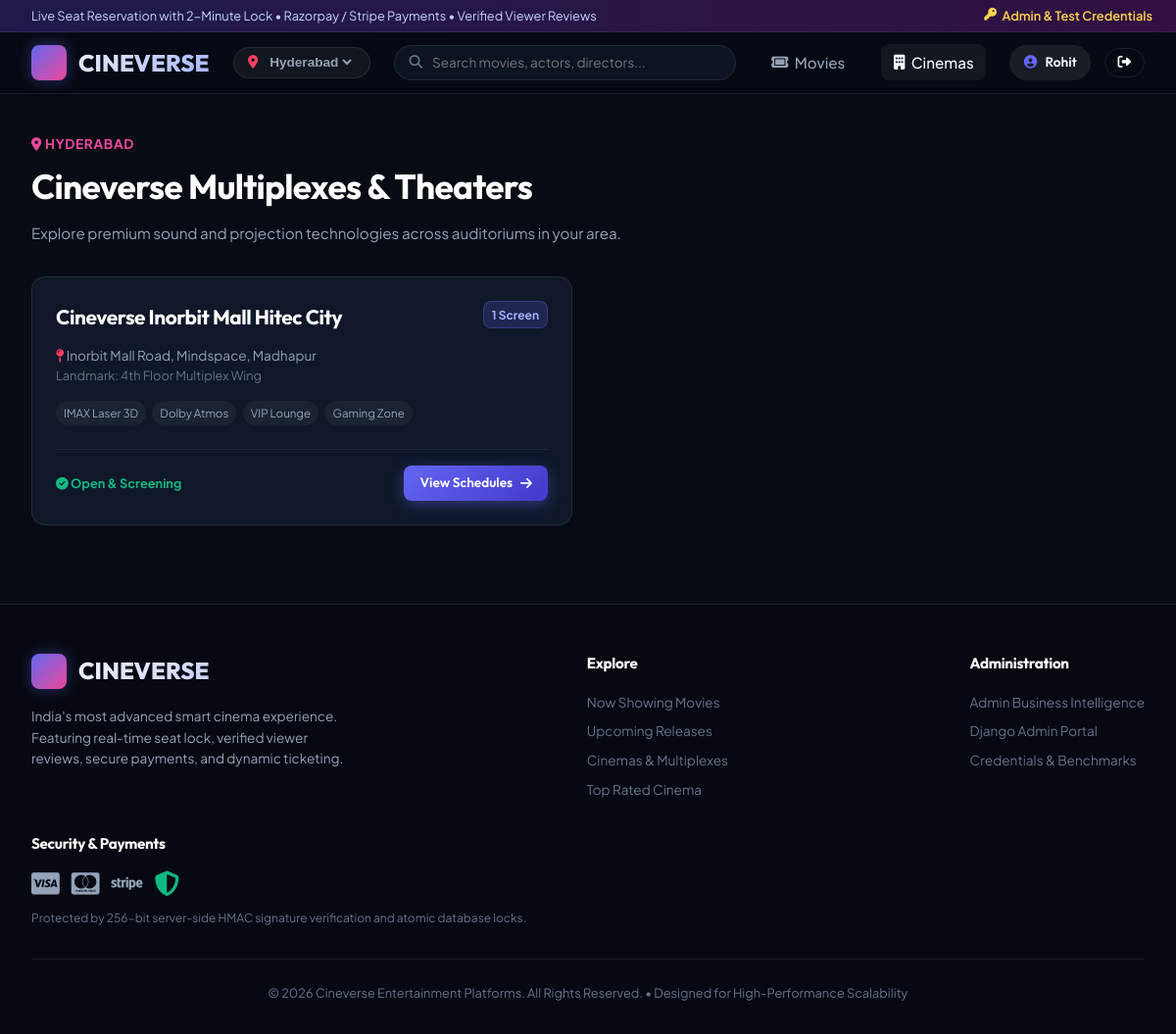
The page /cinemas/ (signed in) on the database its author committed.
### accounts/models.py (models this page shows, shortened)
class User(AbstractUser):
    phone_number = models.CharField(max_length=15, blank=True, null=True, help_text="User contact phone number")
    avatar = models.ImageField(upload_to='avatars/', blank=True, null=True)
    preferred_city = models.ForeignKey(
        'theaters.City',
        on_delete=models.SET_NULL,
        null=True,
        blank=True,
        related_name='preferred_users'
    )
    loyalty_points = models.PositiveIntegerField(default=0)
    bio = models.TextField(blank=True, null=True)
    class Meta:
        verbose_name = 'User'
        verbose_name_plural = 'Users'

### theaters/models.py (models this page shows, shortened)
class City(models.Model):
    name = models.CharField(max_length=100, unique=True, db_index=True)
    state = models.CharField(max_length=100)
    slug = models.SlugField(max_length=120, unique=True, blank=True)
    is_active = models.BooleanField(default=True)
    class Meta:
        verbose_name_plural = 'Cities'
        ordering = ['name']

class Theater(models.Model):
    name = models.CharField(max_length=150, db_index=True)
    slug = models.SlugField(max_length=180, blank=True)
    city = models.ForeignKey(City, on_delete=models.CASCADE, related_name='theaters')
    address = models.TextField()
    landmark = models.CharField(max_length=150, blank=True)
    pincode = models.CharField(max_length=10)
    contact_number = models.CharField(max_length=20, blank=True)
    facilities = models.CharField(
        max_length=255,
        default="Dolby Atmos, 4K Projection, Recliner Seats, Gourmet Food, Parking",
        help_text="Comma-separated list of amenities"
    )
    image = models.ImageField(upload_to='theaters/', blank=True, null=True)
    is_active = models.BooleanField(default=True, db_index=True)
    created_at = models.DateTimeField(auto_now_add=True)
    class Meta:
        unique_together = ('city', 'name')
        ordering = ['name']
    @property
    def amenities_list(self):
        return [f.strip() for f in self.facilities.split(',') if f.strip()]

### theaters/views.py (the view)
# urls.py: path('', views.theater_list, name='theater_list'),
def theater_list(request):
    city_id = request.session.get('selected_city_id')
    theaters = Theater.objects.filter(is_active=True).select_related('city')
    if city_id:
        theaters = theaters.filter(city_id=city_id)
    return render(request, 'theaters/theater_list.html', {'theaters': theaters})

### templates/theaters/theater_list.html (shortened to what this page needs)
{% extends 'base.html' %}
{% load static humanize %}
{% block content %}
<div style="max-width: 1400px; margin: 2.5rem auto 5rem; padding: 0 2rem;">
  <div style="margin-bottom: 2rem;">
    <div style="color: var(--accent-pink); font-size: 0.85rem; font-weight: 700; text-transform: uppercase; letter-spacing: 0.05em; margin-bottom: 0.25rem;">
      <i class="fa-solid fa-location-dot"></i> {{ current_city.name }}
    </div>
    <h1 style="font-size: 2.2rem; color: #FFF; margin-bottom: 0.5rem;">Cineverse Multiplexes & Theaters</h1>
    <p style="color: var(--text-secondary); font-size: 0.95rem;">
      Explore premium sound and projection technologies across auditoriums in your area.
    </p>
  </div>
  <div style="display: grid; grid-template-columns: repeat(auto-fill, minmax(360px, 1fr)); gap: 2rem;">
    {% for th in theaters %}
      <div class="glass-card" style="display: flex; flex-direction: column; justify-content: space-between;" id="theater-card-{{ th.id }}">
        <div>
          <div style="display: flex; justify-content: space-between; align-items: flex-start; margin-bottom: 0.75rem;">
            <h3 style="font-size: 1.3rem; color: #FFF;">{{ th.name }}</h3>
            <span style="font-size: 0.75rem; background: rgba(99, 102, 241, 0.2); border: 1px solid var(--border-glow); color: #A5B4FC; padding: 0.2rem 0.5rem; border-radius: var(--radius-sm); font-weight: 700;">
              {{ th.screens.count }} Screen{{ th.screens.count|pluralize }}
            </span>
          </div>
          <p style="font-size: 0.85rem; color: var(--text-secondary); margin-bottom: 1rem; line-height: 1.5;">
            <i class="fa-solid fa-map-pin" style="color: var(--accent-rose);"></i> {{ th.address }}
            {% if th.landmark %}<br/><span style="color: var(--text-muted); font-size: 0.8rem;">Landmark: {{ th.landmark }}</span>{% endif %}
          </p>
          <div style="display: flex; gap: 0.4rem; flex-wrap: wrap; margin-bottom: 1.5rem;">
            {% for amenity in th.amenities_list %}
              <span style="font-size: 0.72rem; background: rgba(255,255,255,0.05); padding: 0.2rem 0.5rem; border-radius: var(--radius-full); color: var(--text-secondary);">
                {{ amenity }}
              </span>
            {% endfor %}
          </div>
        </div>
        <div style="border-top: 1px solid var(--border-glass); padding-top: 1rem; display: flex; justify-content: space-between; align-items: center;">
          <span style="font-size: 0.8rem; color: var(--accent-emerald); font-weight: 700;">
            <i class="fa-solid fa-circle-check"></i> Open & Screening
          </span>
          <a href="{% url 'theaters:theater_detail' slug=th.slug %}" class="btn btn-primary" style="padding: 0.45rem 1rem; font-size: 0.85rem;">
            View Schedules <i class="fa-solid fa-arrow-right"></i>
          </a>
        </div>
      </div>
    {% endfor %}
  </div>
</div>
{% endblock %}

### templates/base.html (shortened to what this page needs)
{% load static humanize %}
<!DOCTYPE html>
<html lang="en">
<head>
  <link rel="stylesheet" href="https://cdnjs.cloudflare.com/ajax/libs/font-awesome/6.5.1/css/all.min.css">
  <link rel="stylesheet" href="{% static 'css/cineverse.css' %}">
</head>
<body>
  <div style="background: linear-gradient(90deg, #1E1B4B, #311042); padding: 0.35rem 1.5rem; font-size: 0.8rem; border-bottom: 1px solid rgba(255,255,255,0.06); display: flex; justify-content: space-between; align-items: center;">
    <div style="display: flex; align-items: center; gap: 0.5rem; color: #C7D2FE;">
      <span>Live Seat Reservation with 2-Minute Lock • Razorpay / Stripe Payments • Verified Viewer Reviews</span>
    </div>
    <div style="display: flex; align-items: center; gap: 1rem;">
      <a href="#" onclick="openCredentialsModal(); return false;" style="color: #FCD34D; font-weight: 600; display: flex; align-items: center; gap: 0.35rem;">
        <i class="fa-solid fa-key"></i> Admin & Test Credentials
      </a>
    </div>
  </div>
  <header class="cinema-navbar">
    <div class="nav-container">
      <a href="{% url 'movies:movie_list' %}" class="nav-brand" id="brand-logo-link">
        <div class="brand-icon">
          <i class="fa-solid fa-film" style="color: #FFF; font-size: 1.1rem;"></i>
        </div>
        <span>CINEVERSE</span>
      </a>
      <form action="{% url 'accounts:set_city' %}" method="POST" id="city-selector-form" style="display: flex; align-items: center;">
        <div class="city-selector-btn" onclick="document.getElementById('city-select-dropdown').focus()">
          <i class="fa-solid fa-location-dot" style="color: var(--accent-rose);"></i>
          <select name="city_id" id="city-select-dropdown" onchange="this.form.submit()" style="background: transparent; border: none; color: inherit; font-size: 0.85rem; font-weight: 600; cursor: pointer; outline: none;">
            {% for city in global_cities %}
              <option value="{{ city.id }}" style="background: #0E1626; color: #FFF;" {% if current_city and current_city.id == city.id %}selected{% endif %}>
                {{ city.name }}
              </option>
            {% endfor %}
          </select>
        </div>
      </form>
      <form action="{% url 'movies:movie_list' %}" method="GET" style="flex-grow: 1; max-width: 380px; position: relative;">
        <input type="text" name="q" value="{{ request.GET.q|default:'' }}" placeholder="Search movies, actors, directors..." class="form-input" style="width: 100%; padding-left: 2.4rem; padding-right: 1rem; border-radius: var(--radius-full); font-size: 0.85rem;" id="nav-search-input">
        <i class="fa-solid fa-magnifying-glass" style="position: absolute; left: 1rem; top: 50%; transform: translateY(-50%); color: var(--text-muted); font-size: 0.85rem;"></i>
      </form>
      <nav>
        <ul class="nav-links">
          <li>
            <a href="{% url 'movies:movie_list' %}" class="nav-link {% if request.resolver_match.url_name == 'movie_list' %}active{% endif %}" id="nav-movies-link">
              <i class="fa-solid fa-ticket"></i> Movies
            </a>
          </li>
          <li>
            <a href="{% url 'theaters:theater_list' %}" class="nav-link {% if request.resolver_match.url_name == 'theater_list' %}active{% endif %}" id="nav-cinemas-link">
              <i class="fa-solid fa-building"></i> Cinemas
            </a>
          </li>
        </ul>
      </nav>
      <div class="nav-actions">
        {% if user.is_authenticated %}
          <div style="display: flex; align-items: center; gap: 0.85rem;">
            <a href="{% url 'accounts:profile' %}" class="btn btn-secondary" style="padding: 0.45rem 0.9rem; font-size: 0.85rem; border-radius: var(--radius-full);" id="nav-profile-btn">
              <i class="fa-solid fa-circle-user" style="color: var(--primary);"></i>
              <span>{{ user.first_name|default:user.username }}</span>
            </a>
            <a href="{% url 'accounts:logout' %}" class="btn btn-outline" style="padding: 0.45rem 0.8rem; font-size: 0.85rem; border-radius: var(--radius-full);" title="Logout" id="nav-logout-btn">
              <i class="fa-solid fa-right-from-bracket"></i>
            </a>
          </div>
        {% endif %}
      </div>
    </div>
  </header>
  <main style="flex-grow: 1;">
    {% block content %}{% endblock %}
  </main>
  <footer class="cinema-footer">
    <div class="footer-container">
      <div style="max-width: 320px;">
        <div class="nav-brand" style="margin-bottom: 1rem;">
          <div class="brand-icon">
            <i class="fa-solid fa-film" style="color: #FFF; font-size: 1rem;"></i>
          </div>
          <span>CINEVERSE</span>
        </div>
        <p style="color: var(--text-secondary); font-size: 0.85rem; line-height: 1.6;">
          India's most advanced smart cinema experience. Featuring real-time seat lock, verified viewer reviews, secure payments, and dynamic ticketing.
        </p>
      </div>
      <div>
        <h4 style="font-size: 0.95rem; margin-bottom: 1rem; color: #FFF;">Explore</h4>
        <ul style="list-style: none; display: flex; flex-direction: column; gap: 0.5rem; font-size: 0.85rem;">
          <li><a href="{% url 'movies:movie_list' %}?status=NOW_SHOWING">Now Showing Movies</a></li>
          <li><a href="{% url 'movies:movie_list' %}?status=COMING_SOON">Upcoming Releases</a></li>
          <li><a href="{% url 'theaters:theater_list' %}">Cinemas & Multiplexes</a></li>
          <li><a href="{% url 'movies:movie_list' %}?sort=rating">Top Rated Cinema</a></li>
        </ul>
      </div>
      <div>
        <h4 style="font-size: 0.95rem; margin-bottom: 1rem; color: #FFF;">Administration</h4>
        <ul style="list-style: none; display: flex; flex-direction: column; gap: 0.5rem; font-size: 0.85rem;">
          <li><a href="{% url 'analytics:dashboard' %}">Admin Business Intelligence</a></li>
          <li><a href="/admin/">Django Admin Portal</a></li>
          <li><a href="#" onclick="openCredentialsModal(); return false;">Credentials & Benchmarks</a></li>
        </ul>
      </div>
      <div>
        <h4 style="font-size: 0.95rem; margin-bottom: 1rem; color: #FFF;">Security & Payments</h4>
        <div style="display: flex; gap: 0.75rem; font-size: 1.6rem; color: var(--text-secondary); margin-bottom: 0.75rem;">
          <i class="fa-brands fa-cc-visa" title="Visa"></i>
          <i class="fa-brands fa-cc-mastercard" title="Mastercard"></i>
          <i class="fa-brands fa-stripe" title="Stripe"></i>
          <i class="fa-solid fa-shield-halved" title="256-Bit SSL Encryption" style="color: var(--accent-emerald);"></i>
        </div>
        <p style="font-size: 0.75rem; color: var(--text-muted);">
          Protected by 256-bit server-side HMAC signature verification and atomic database locks.
        </p>
      </div>
    </div>
    <div style="max-width: 1400px; margin: 2rem auto 0; padding-top: 1.5rem; border-top: 1px solid var(--border-glass); text-align: center; font-size: 0.8rem; color: var(--text-muted);">
      © 2026 Cineverse Entertainment Platforms. All Rights Reserved. • Designed for High-Performance Scalability
    </div>
  </footer>
</body>
</html>

### rows shown on the page
User: first_name "Rohit"
City: name "HYDERABAD"
Theater: name "Cineverse Inorbit Mall Hitec City", screens.count "1", address "Inorbit Mall Road, Mindspace, Madhapur", landmark "4th Floor Multiplex Wing", amenities_list "IMAX Laser 3D" "Dolby Atmos" "VIP Lounge" "Gaming Zone"

### other values the page prints
form field city_id "Hyderabad"
